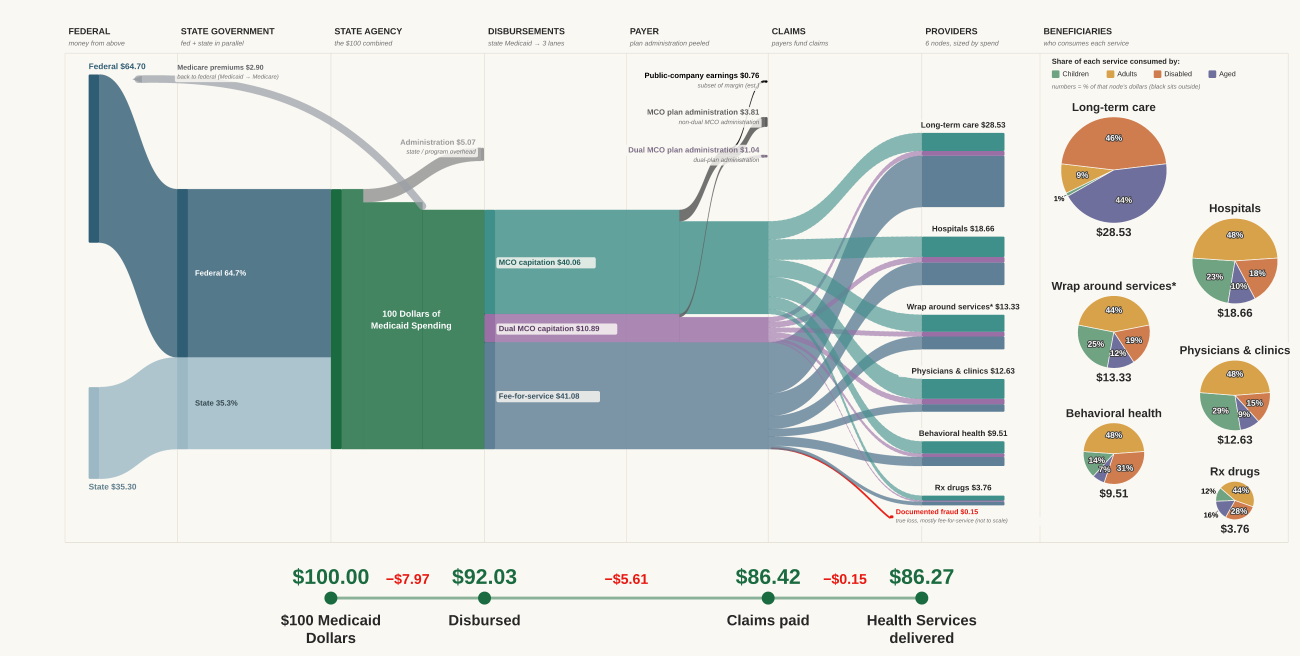
#> input picture reference_renders/national_baseline.png, 2600 x 1312 px (shown at 1/2 size)
$ python build_pair.py
#> lines starting #> are read from the running program, lines starting #| are printed output that depends on the picture
# build_pair.py — stack the FY2024 as-is over the FY2030 to-be, columns in register.
#
# The two builders share a viewBox width of 2200 and render at the same pixel
# width, so every column boundary lands on the same x in both. This script must
# never rescale either image horizontally, or that register is lost (S-060).

from PIL import Image, ImageDraw, ImageFont
import os

REPO = os.path.dirname(os.path.abspath(__file__))
R = os.path.join(REPO, "reference_renders")
BG   = (250, 249, 246)
INK  = (32, 38, 45)
MUT  = (110, 116, 124)
WARM = (139, 90, 90)
RULE = (206, 203, 196)

F = "/usr/share/fonts/truetype/dejavu/DejaVuSans-Bold.ttf"
FR = "/usr/share/fonts/truetype/dejavu/DejaVuSans.ttf"
def f(sz, bold=True): return ImageFont.truetype(F if bold else FR, sz)

PANELS = [
    ("national_baseline.png", "AS IS  \u00b7  NATIONAL  \u00b7  FY2024",
     "$100 of Medicaid spending, before P.L. 119-21",
     "CMS-64 FY2024 national totals. Measured, except where flagged.", (43,105,92)),
    ("national_2030_mixed_combined.png", "TO BE  \u00b7  NATIONAL  \u00b7  FY2030",
     "$100 of Medicaid spending under prior law, with P.L. 119-21 applied",
     "Every figure modelled. HR-1 lanes CBO Oct 2025; denominator CBO Jan 2025 vintage.", WARM),
    ("dc_2024_combined.png", "AS IS  \u00b7  DISTRICT OF COLUMBIA  \u00b7  FY2024",
     "$100 of DC Medicaid spending, before P.L. 119-21",
     "REDUCED FIDELITY. Four elements absent and declared on the panel, not estimated.", (43,105,92)),
    (None, "TO BE  \u00b7  DISTRICT OF COLUMBIA  \u00b7  FY2030",
     "Not yet buildable",
     "", WARM),
]

BLOCKED = [
    "This panel is blank on purpose.",
    "",
    "DC-specific HR-1 lane values do not exist yet, and the national lane mix cannot be",
    "scaled to DC. Work reporting and six-month renewals fall on the expansion group; the",
    "provider tax phase-down applies to expansion states only; the directed payment cap runs",
    "to a different Medicare threshold over a different number of steps depending on where",
    "DC's arrangements start. A non-expansion or differently-positioned jurisdiction's to-be",
    "is structurally different, not proportionally smaller (S-067).",
    "",
    "Scaling the national vector would produce a panel that looked entirely plausible and was",
    "wrong. It is left blank until DC's own lane vector is derived.",
]

imgs = []
for fn, k, t, sub, acc in PANELS:
    imgs.append(Image.open(os.path.join(R, fn)).convert("RGB") if fn else None)
ref = next(i for i in imgs if i)
W = ref.width + 80
#> W = 2680
PAD, BAND, GAP, FOOT = 40, 132, 30, 96
BLANK_H = 620
H = PAD + FOOT + sum(BAND + (im.height if im else BLANK_H) + GAP for im in imgs)
sheet = Image.new("RGB", (W, H), BG)
d = ImageDraw.Draw(sheet)


def band(y, kicker, title, sub, accent):
    d.text((PAD + 8, y + 14), kicker, font=f(26), fill=accent)
    d.text((PAD + 8, y + 50), title, font=f(46), fill=INK)
    d.text((PAD + 8, y + 104), sub, font=f(22, False), fill=MUT)
    d.line([(PAD, y + BAND - 6), (W - PAD, y + BAND - 6)], fill=RULE, width=2)


y = PAD
for im, (fn, k, t, sub, acc) in zip(imgs, PANELS):
    band(y, k, t, sub, acc)
    y += BAND
    if im:
        sheet.paste(im, (PAD, y)); y += im.height + GAP
    else:
        d.rectangle([(PAD, y), (W - PAD, y + BLANK_H)], outline=RULE, width=2)
        for j, ln in enumerate(BLOCKED):
            d.text((PAD + 40, y + 46 + j * 34), ln, font=f(24, False), fill=MUT)
        y += BLANK_H + GAP
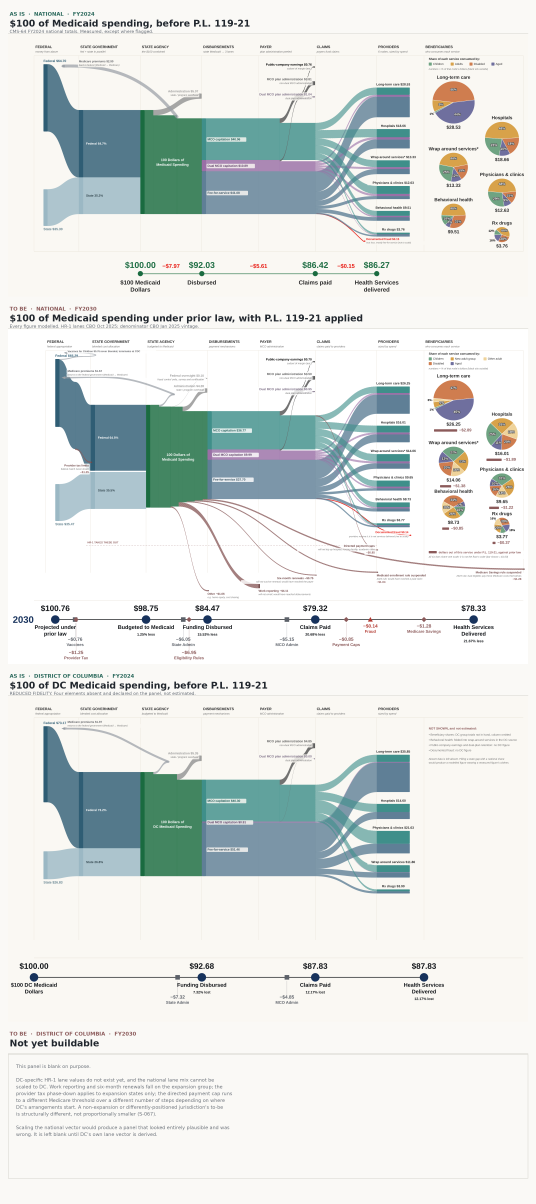
#> sheet: PIL image 2680x6017 RGB (shown at 1/5 size); mean R, G, B 222.8, 228, 225.7

d.line([(PAD, y + 22), (W - PAD, y + 22)], fill=RULE, width=2)
d.text((PAD + 8, y + 40),
       "Columns are in register across every panel. Same column boundaries, same tracker "
       "checkpoints, same scale: 1 dollar is the same width everywhere.",
       font=f(22, False), fill=MUT)

out = os.path.join(R, "sheet_national_dc.png")
sheet.save(out)
print(f"wrote {out}  ({sheet.width} x {sheet.height})")
